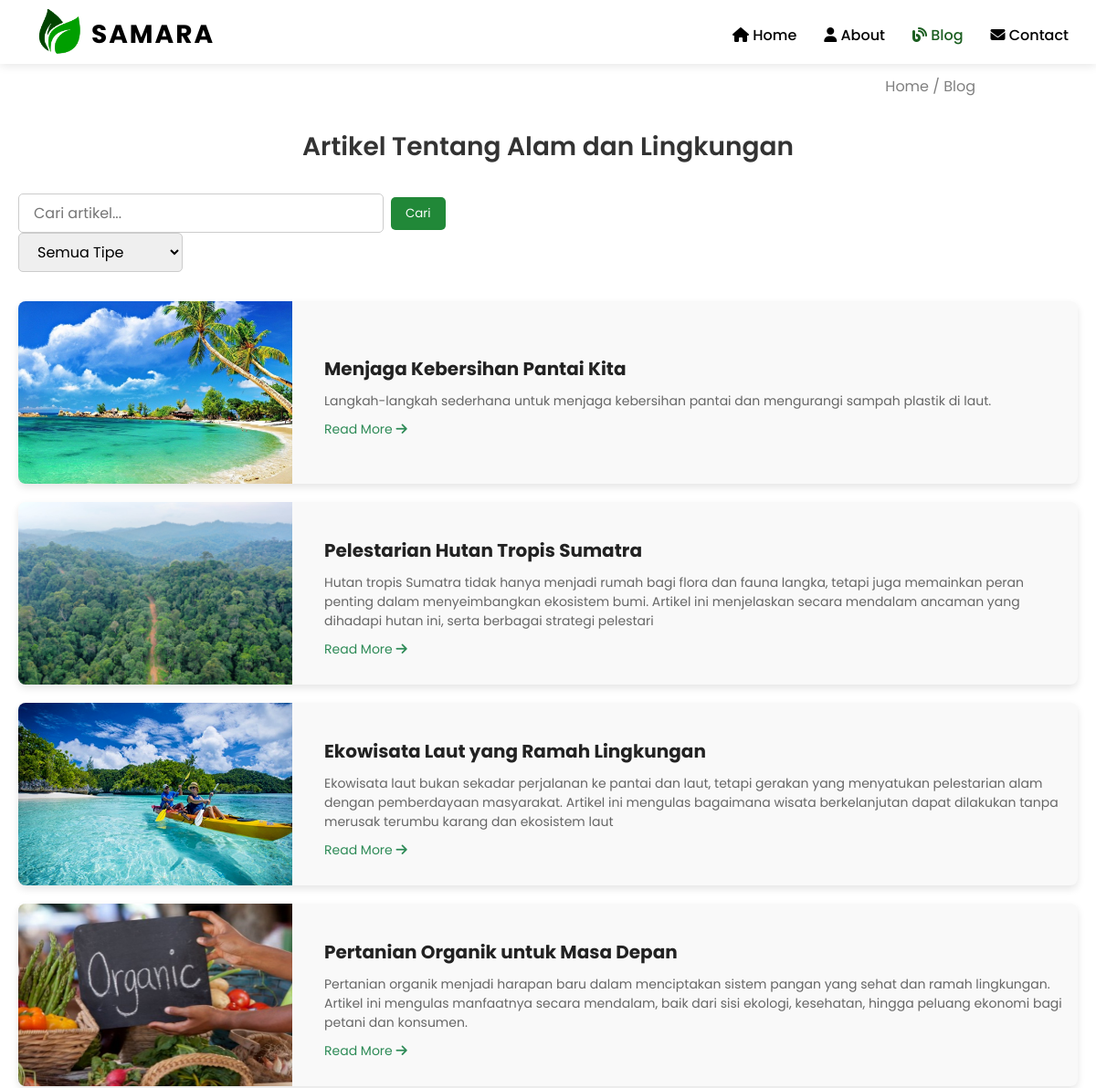
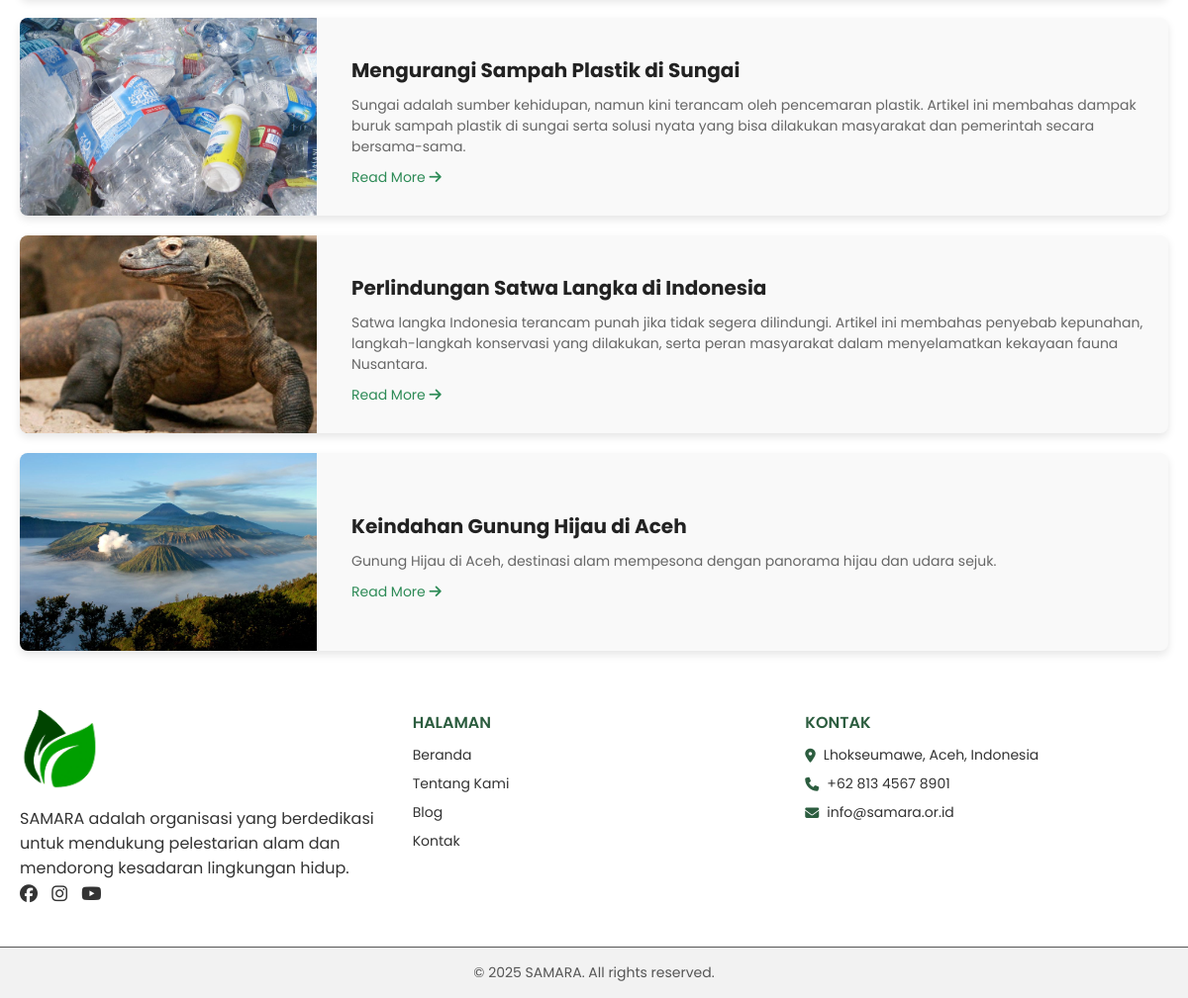
Screenshot of /blog.php with the database file from the repository (2 pictures, top to bottom).
### tables this page shows
CREATE TABLE `artikel` (
  `id_artikel` varchar(5) NOT NULL,
  `judul` varchar(255) NOT NULL,
  `isi` text NOT NULL,
  `tanggal_publish` datetime DEFAULT current_timestamp(),
  `deskripsi_singkat` varchar(255) DEFAULT NULL,
  `status` enum('draft','publish') DEFAULT 'draft',
  `id_admin` varchar(5) DEFAULT NULL,
  `id_tipe` varchar(6) DEFAULT NULL,
  `gambar` varchar(50) NOT NULL
);

### blog.php (the view, shortened to what this page needs)
<?php
require './database/koneksi.php';
$keyword = isset($_GET['q']) ? $_GET['q'] : '';
$tipe = isset($_GET['tipe']) ? $_GET['tipe'] : '';
$query = "SELECT * FROM artikel WHERE 1";
$query .= " ORDER BY tanggal_publish DESC";
$result = $koneksi->query($query);
?>
<!DOCTYPE html>
<html lang="id">
<head>
  <link rel="stylesheet" href="css/blog.css" />
</head>
<body>
  <div class="falling-leaves"></div>
  <?php include 'navbar.php'; ?>
  <div class="penanda">
    <p class="fade-left" data-aos="fade-left">Home / Blog</p>
  </div>
  <section class="blog-section">
    <div class="container">
      <h2 class="fade-up" data-aos="fade-up" data-aos-duration="800">Artikel Tentang Alam dan Lingkungan</h2>
      <div class="blog-filters">
  <form action="blog.php" method="GET" class="search-filter-form">
    <div class="search-bar">
      <input type="text" name="q" value="<?= htmlspecialchars($keyword) ?>" placeholder="Cari artikel..." />
      <button type="submit">Cari</button>
    </div>
    <div class="type-filter">
      <select name="tipe">
        <option value="">Semua Tipe</option>
      </select>
    </div>
  </form>
</div>
<div class="blog-posts">
  <?php
  if ($result->num_rows > 0) {
    while ($row = $result->fetch_assoc()) {
      $judul = htmlspecialchars($row['judul']);
      $deskripsi = htmlspecialchars($row['deskripsi_singkat']);
      $gambar = !empty($row['gambar']) ? $row['gambar'] : 'img/default.jpg';
      $id_artikel = urlencode($row['id_artikel']);
      echo '
      <div class="post fade-up" data-aos="fade-up" data-aos-delay="100">
        <img src="' . $gambar . '" alt="' . $judul . '">
        <div class="post-content">
          <h3>' . $judul . '</h3>
          <p>' . $deskripsi . '</p>
          <a href="blog-detail.php?id=' . $id_artikel . '" class="read-more">Read More <i class="fa-solid fa-arrow-right"></i></a>
        </div>
      </div>';
    }
  } else {
    echo "<p>Tidak ada artikel ditemukan";
    if ($keyword) echo " untuk kata kunci '<strong>" . htmlspecialchars($keyword) . "</strong>'";
    if ($tipe) echo " dan tipe yang dipilih";
    echo ".</p>";
  }
  ?>
</div>
    </div>
  </section>
  <footer>
    <div class="footer-container">
      <div class="footer-section">
        <img src="img/icon-logo.png" alt="Logo SAMARA" class="footer-logo">
        <p>SAMARA adalah organisasi yang berdedikasi untuk mendukung pelestarian alam dan mendorong kesadaran lingkungan hidup.</p>
        <div class="social-links">
          <a href="#"><i class="fa-brands fa-facebook"></i></a>
          <a href="#"><i class="fa-brands fa-instagram"></i></a>
          <a href="#"><i class="fa-brands fa-youtube"></i></a>
        </div>
      </div>
      <div class="footer-section">
        <h4>HALAMAN</h4>
        <ul>
          <li><a href="index.html">Beranda</a></li>
          <li><a href="about.html">Tentang Kami</a></li>
          <li><a href="blog.php">Blog</a></li>
          <li><a href="contact.html">Kontak</a></li>
        </ul>
      </div>
      <div class="footer-section">
        <h4>KONTAK</h4>
        <ul>
          <li><i class="fa-solid fa-location-dot"></i> Lhokseumawe, Aceh, Indonesia</li>
          <li><i class="fa-solid fa-phone"></i> +62 813 4567 8901</li>
          <li><i class="fa-solid fa-envelope"></i> info@samara.or.id</li>
        </ul>
      </div>
    </div>
    <div class="footer-bottom">
      <p>&copy; 2025 SAMARA. All rights reserved.</p>
    </div>
  </footer>
</body>
</html>

### css/blog.css (style rules this page uses)
* { margin: 0; padding: 0; box-sizing: border-box; font-family: 'Poppins', sans-serif; }
.footer-bottom { color: #aaa; border-top: 1px solid; text-align: center; padding: 15px 20px; font-family: 'Poppins', sans-serif; font-size: 0.9rem; }
.falling-leaves { position: fixed; top: 0; left: 0; width: 100%; height: 100%; pointer-events: none; overflow: hidden; z-index: 0; }
.penanda { height: 50px; margin-top: 70px; line-height: 50px; text-align: right; padding: 0 11%; color: grey; }
body { font-family: 'Poppins', sans-serif; background-color: #fff; margin: 0; padding: 0; color: #333; }
.container { max-width: 1200px; margin: auto; padding: 20px; }
.blog-section h2 { text-align: center; margin-bottom: 30px; font-size: 28px; font-weight: 600; }
.blog-posts { display: flex; flex-direction: column; gap: 20px; }
.post { background-color: #f9f9f9; border-radius: 8px; overflow: hidden; display: flex; flex-direction: row; align-items: center; gap: 20px; box-shadow: 0 4px 8px rgba(0,0,0,0.1); transition: transform 0.3s ease; }
.post img { width: 300px; height: 200px; object-fit: cover; flex-shrink: 0; }
.post-content { flex: 1; padding: 15px; }
.post-content h3 { margin: 10px 0; font-size: 20px; color: #222; }
.post-content p { font-size: 14px; color: #666; }
.read-more { display: inline-block; margin-top: 10px; font-size: 14px; color: #2e8b57; text-decoration: none; transition: color 0.3s; }
.fade-up { opacity: 0; transform: translateY(20px); animation: fadeUp 0.8s forwards; animation-delay: 0.2s; }
.fade-left { opacity: 0; transform: translateX(-20px); animation: fadeLeft 0.8s forwards; animation-delay: 0.2s; }
footer { font-family: 'Poppins', sans-serif; color: #333; }
.footer-container { background-color: #ffffff; max-width: 1200px; margin: auto; padding: 40px 20px; display: flex; flex-wrap: wrap; justify-content: space-between; gap: 30px; }
.footer-section { flex: 1 1 200px; }
.footer-logo { width: 80px; height: auto; margin-bottom: 10px; }
.footer-section h4 { font-size: 16px; font-weight: 600; margin-bottom: 10px; color: #2c5d3f; }
.footer-section ul { list-style: none; padding: 0; margin: 0; }
.footer-section ul li { margin-bottom: 8px; font-size: 14px; display: flex; align-items: center; }
.footer-section ul li a { text-decoration: none; color: #333; transition: color 0.3s; }
.footer-section ul li i { margin-right: 8px; color: #2c5d3f; }
.social-links a { display: inline-block; margin-right: 10px; color: #333; font-size: 18px; transition: color 0.3s; }
.footer-bottom { background-color: #f2f2f2; text-align: center; padding: 15px 20px; font-size: 14px; color: #555; }
.blog-filters { display: flex; justify-content: space-between; gap: 1rem; margin-bottom: 2rem; align-items: center; flex-wrap: wrap; }
.blog-filters input[type="text"], .blog-filters select { padding: 0.5rem 1rem; font-size: 1rem; border: 1px solid #ccc; border-radius: 5px; }
.blog-filters { display: flex; flex-wrap: wrap; gap: 0.5rem; align-items: center; justify-content: flex-start; }
.search-bar { display: flex; align-items: center; }
.search-bar input[type="text"] { width: 400px; max-width: 100%; padding: 0.5rem 1rem; font-size: 1rem; border: 1px solid #ccc; border-radius: 5px; box-sizing: border-box; }
.search-bar button { padding: 0.5rem 1rem; background-color: #218838; color: white; border: none; border-radius: 5px; cursor: pointer; margin-left: 0.5rem; }
.type-filter { margin-left: auto; }
.type-filter select { width: 180px; max-width: 100%; padding: 0.5rem 1rem; font-size: 1rem; border: 1px solid #ccc; border-radius: 5px; box-sizing: border-box; }

### rows the page displays
artikel: gambar (picture), judul "Menjaga Kebersihan Pantai Kita", deskripsi_singkat "Langkah-langkah sederhana untuk menjaga kebersihan pantai dan mengurangi sampah plastik di laut."
artikel: gambar (picture), judul "Pelestarian Hutan Tropis Sumatra", deskripsi_singkat "Hutan tropis Sumatra tidak hanya menjadi rumah bagi flora dan fauna langka, tetapi juga memainkan peran penting dalam menyeimbangkan ekosistem bumi. Artikel ini menjelaskan secara mendalam ancaman yang dihadapi hutan ini, serta berbagai strategi pelestari"
artikel: gambar (picture), judul "Ekowisata Laut yang Ramah Lingkungan", deskripsi_singkat "Ekowisata laut bukan sekadar perjalanan ke pantai dan laut, tetapi gerakan yang menyatukan pelestarian alam dengan pemberdayaan masyarakat. Artikel ini mengulas bagaimana wisata berkelanjutan dapat dilakukan tanpa merusak terumbu karang dan ekosistem laut"
artikel: gambar (picture), judul "Pertanian Organik untuk Masa Depan", deskripsi_singkat "Pertanian organik menjadi harapan baru dalam menciptakan sistem pangan yang sehat dan ramah lingkungan. Artikel ini mengulas manfaatnya secara mendalam, baik dari sisi ekologi, kesehatan, hingga peluang ekonomi bagi petani dan konsumen."
artikel: gambar (picture), judul "Mengurangi Sampah Plastik di Sungai", deskripsi_singkat "Sungai adalah sumber kehidupan, namun kini terancam oleh pencemaran plastik. Artikel ini membahas dampak buruk sampah plastik di sungai serta solusi nyata yang bisa dilakukan masyarakat dan pemerintah secara bersama-sama."
artikel: gambar (picture), judul "Perlindungan Satwa Langka di Indonesia", deskripsi_singkat "Satwa langka Indonesia terancam punah jika tidak segera dilindungi. Artikel ini membahas penyebab kepunahan, langkah-langkah konservasi yang dilakukan, serta peran masyarakat dalam menyelamatkan kekayaan fauna Nusantara."
artikel: gambar (picture), judul "Keindahan Gunung Hijau di Aceh", deskripsi_singkat "Gunung Hijau di Aceh, destinasi alam mempesona dengan panorama hijau dan udara sejuk."
